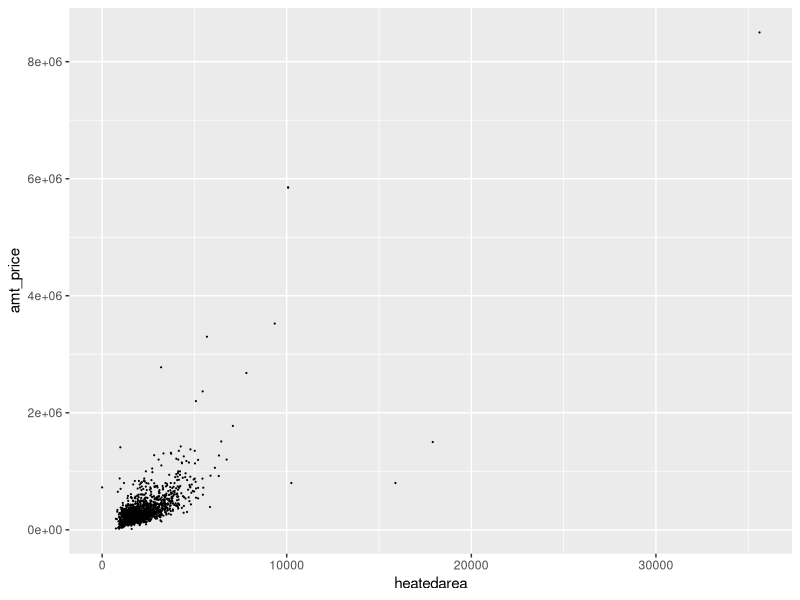
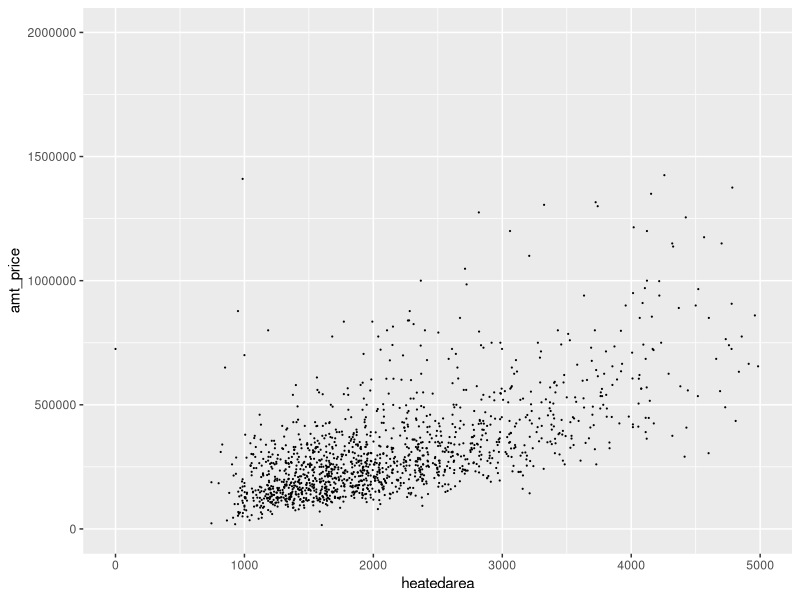
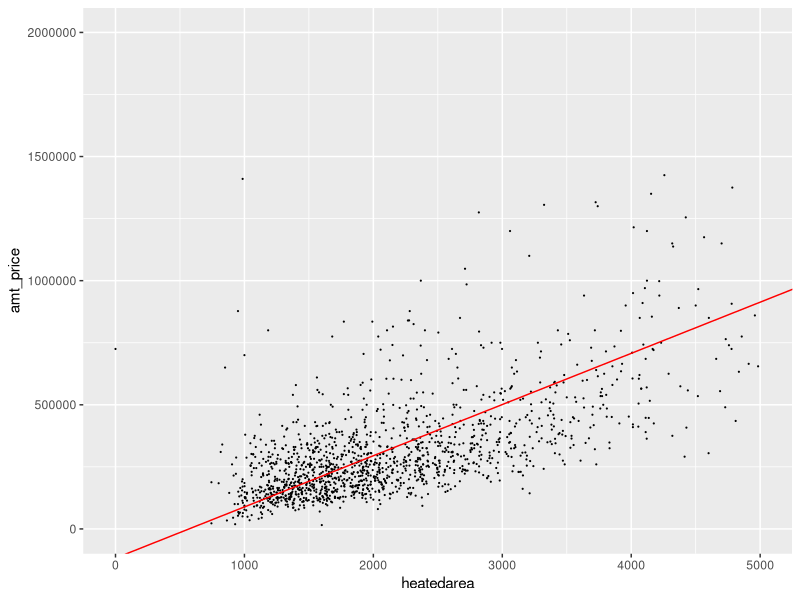
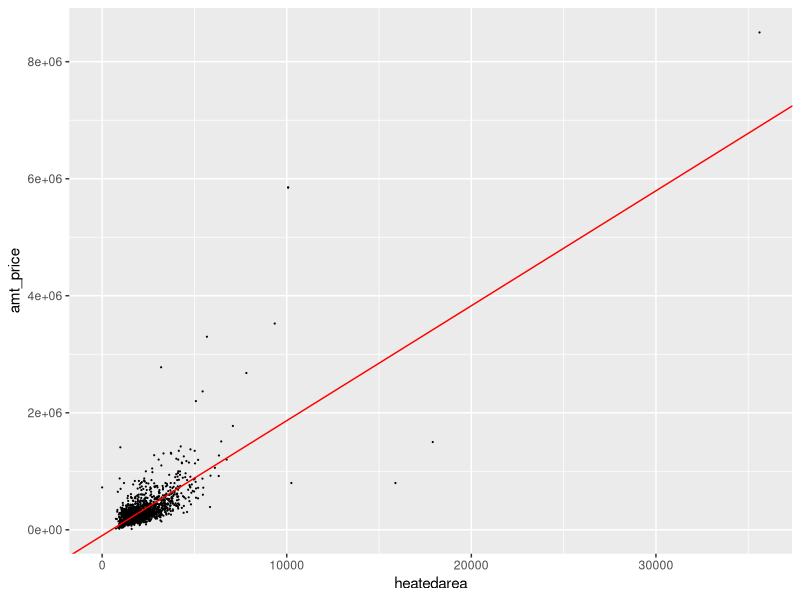

Source code (R) for these figures, in order: (Note: this script raises an error after producing the figures.)
## ---- chunk 1
library(tidyverse)
library(ggthemes)

## ---- chunk 2
data = read_csv(here::here("linear-regression", "data", "charlotte_home_sales.csv"))
head(data)

## ---- chunk 3
# answer

## ---- chunk 4
# answer

## ---- chunk 5
ggplot(data, aes(x=heatedarea, y=amt_price)) +
  geom_point(size=0.1)

## ---- chunk 6
ggplot(data, aes(x=heatedarea, y=amt_price)) +
  geom_point(size=0.1) +
  xlim(0, 5000) +
  ylim(0, 2000000)

## ---- chunk 7
single_variable_model = lm(amt_price~heatedarea, data)

# to see the results of our model, we can run summary()
summary(single_variable_model)

## ---- chunk 8
ggplot(data, aes(x=heatedarea, y=amt_price)) +
  geom_point(size=0.1) +
  geom_abline(intercept=-1.175e5, slope=206.2, color="red") +
  xlim(0, 5000) +
  ylim(0, 2000000)

## ---- chunk 9
ggplot(data, aes(x=heatedarea, y=amt_price)) +
  geom_point(size=0.1) +
  geom_abline(intercept=-98341, slope=196.4, color="red")

## ---- chunk 10
# answer

## ---- chunk 11
ggplot(no_outliers, aes(x=heatedarea, y=amt_price)) +
  geom_point(size=0.1) +
  geom_abline(intercept=-2254.106, slope=148.3, color="red")

## ---- chunk 12
no_outliers = no_outliers |> mutate(year_of_sale=year(dte_dateof))

year_built_model = lm(amt_price~heatedarea+year_of_sale, no_outliers)
summary(year_built_model)

## ---- chunk 13
bedrooms_model = lm(amt_price~heatedarea+year_of_sale+bedrooms, no_outliers)
summary(bedrooms_model)

## ---- chunk 14
# answer

## ---- chunk 15
ggplot(no_outliers, aes(x=heatedarea, y=amt_price, color=as.factor(bedrooms))) +
  geom_point() +
  ylim(0, 1000000) +
  scale_color_colorblind()

## ---- chunk 16
siding_model = lm(amt_price~heatedarea+year_of_sale+siding, no_outliers)
summary(siding_model)

## ---- chunk 17
# answer

## ---- chunk 18
t = seq(-4, 4, 0.05)
y = dnorm(t)
plot_data = tibble(t=t, y=y)
ggplot(plot_data, aes(x=t, y=y)) +
  geom_line()

## ---- chunk 19
tval = 147 / 4.192

## ---- chunk 20
prob_larger = 1 - pt(tval, nrow(no_outliers) - 2)

## ---- chunk 21
prob_larger = prob_larger * 2
prob_larger

## ---- chunk 22
summary(siding_model)

## ---- chunk 23
-4.309e7 + 1.437e2 * 2000 + 2.134e4 * 2021 + 9.881e4

## ---- chunk 24
# answer

## ---- chunk 25
candidate_homes = tribble(
    ~heatedarea, ~year_of_sale, ~siding,
    1200,        2021,          "HARDIPLANK",
    1500,        2021,          "HARDIPLANK",
    2000,        2021,          "HARDIPLANK",
    1200,        2021,          "FACE BRICK",
    1500,        2021,          "FACE BRICK",
    2000,        2021,          "FACE BRICK",
)

## ---- chunk 26
candidate_homes$forecast_price = predict(siding_model, candidate_homes)
candidate_homes

## ---- chunk 27
# answer

